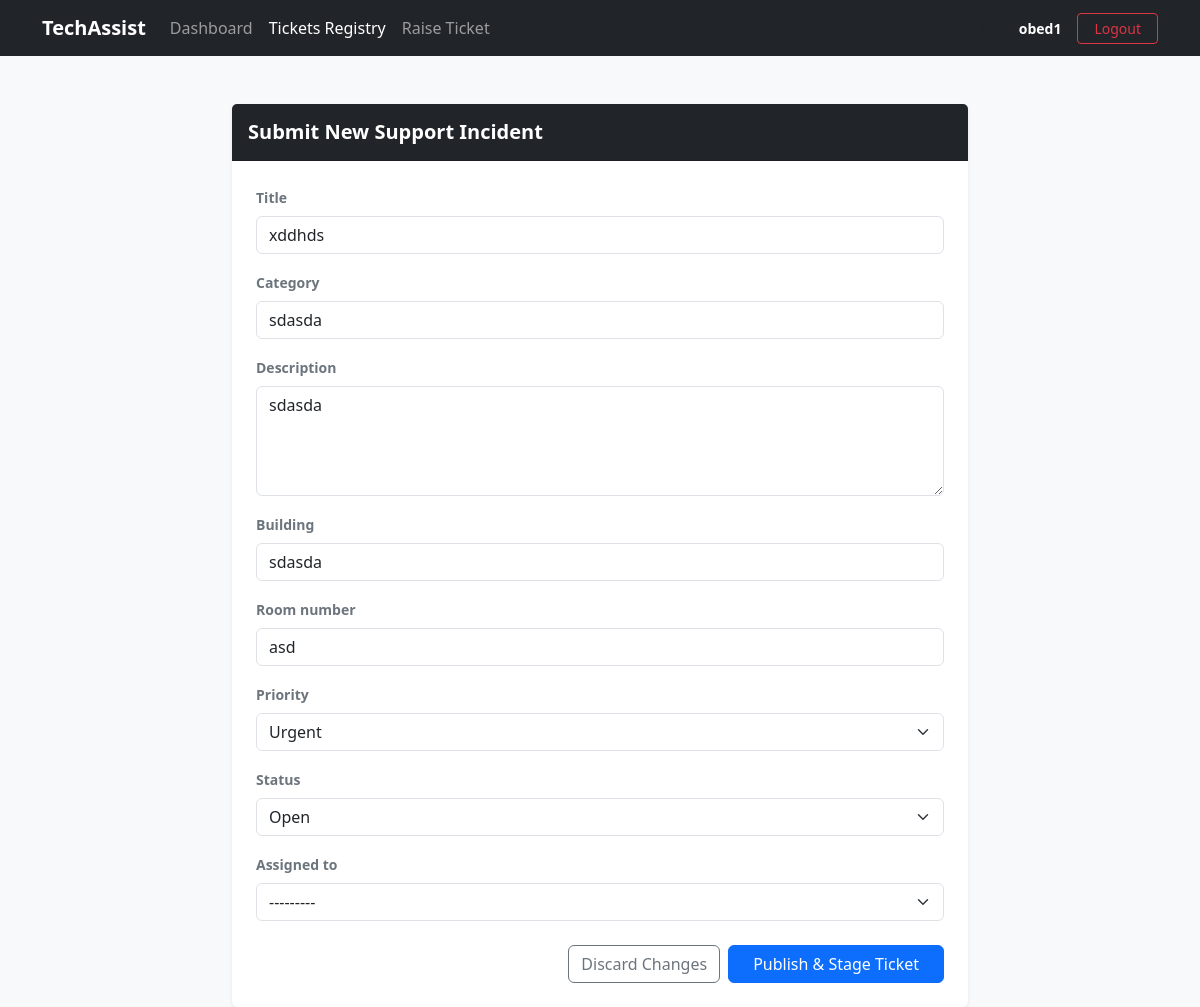
Screenshot of /tickets/2/edit/ (signed in) with the database file from the repository.
### tickets/models.py (models this page shows, shortened)
class Ticket(models.Model):
    STATUS_CHOICES = [
        ('OPEN', 'Open'),
        ('IN_PROGRESS', 'In Progress'),
        ('PENDING', 'Pending'),
        ('RESOLVED', 'Resolved'),
        ('CLOSED', 'Closed'),
    ]
    PRIORITY_CHOICES = [
        ('LOW', 'Low'),
        ('MEDIUM', 'Medium'),
        ('HIGH', 'High'),
        ('URGENT', 'Urgent'),
    ]
    title = models.CharField(max_length=250)
    description = models.TextField()
    category = models.CharField(max_length=100)  # Hardware, Network, Software etc.
    building = models.CharField(max_length=100)
    room_number = models.CharField(max_length=50)
    priority = models.CharField(max_length=10, choices=PRIORITY_CHOICES, default='MEDIUM')
    status = models.CharField(max_length=20, choices=STATUS_CHOICES, default='OPEN')
    created_by = models.ForeignKey(User, on_delete=models.CASCADE, related_name='tickets_created')
    assigned_to = models.ForeignKey(User, on_delete=models.SET_NULL, null=True, blank=True, related_name='tickets_assigned')
    created_at = models.DateTimeField(auto_now_add=True)
    updated_at = models.DateTimeField(auto_now=True)

### tickets/views.py (the view)
# urls.py: path('tickets/<int:pk>/edit/', TicketUpdateView.as_view(), name='ticket-update'),
class TicketUpdateView(LoginRequiredMixin, UpdateView):
    model = Ticket
    fields = ['title', 'category', 'description', 'building', 'room_number', 'priority', 'status', 'assigned_to']
    template_name = 'tickets/ticket_form.html'
    success_url = reverse_lazy('ticket-list')

### templates/tickets/ticket_form.html (shortened to what this page needs)
{% extends 'base.html' %}
{% load widget_tweaks %}
{% block content %}
<div class="row justify-content-center">
    <div class="col-md-8">
        <div class="card shadow-sm border-0">
            <div class="card-header bg-dark text-white py-3">
                <h5 class="mb-0 fw-bold">Submit New Support Incident</h5>
            </div>
            <div class="card-body p-4">
                <form method="post" novalidate>
                    {% for field in form %}
                        <div class="mb-3">
                            <label class="form-label fw-bold text-secondary small">{{ field.label }}</label>
                            {% if field.field.widget.input_type == "select" %}
                                {% render_field field class="form-select" %}
                            {% elif field.label == "Description" %}
                                {% render_field field class="form-control" rows="4" placeholder="Describe the hardware, network, or software error in detail..." %}
                            {% elif field.label == "Building" %}
                                {% render_field field id="id_building" class="form-control" placeholder="Input parameters accurately..." %}
                            {% elif field.label == "Room number" or field.label == "Room Number" %}
                                {% render_field field id="id_room_number" class="form-control" placeholder="Input parameters accurately..." %}
                            {% else %}
                                {% render_field field class="form-control" placeholder="Input parameters accurately..." %}
                            {% endif %}
                        </div>
                    {% endfor %}
                    <div class="d-flex justify-content-end gap-2 mt-4">
                        <a href="{% url 'ticket-list' %}" class="btn btn-outline-secondary">Discard Changes</a>
                        <button type="submit" class="btn btn-primary px-4">Publish & Stage Ticket</button>
                    </div>
                </form>
            </div>
        </div>
    </div>
</div>
{% endblock %}

### templates/base.html (shortened to what this page needs)
{% load static %}
{% load pwa %}
<!DOCTYPE html>
<html lang="en">
<head>
    <link href="https://cdn.jsdelivr.net/npm/bootstrap@5.3.3/dist/css/bootstrap.min.css" rel="stylesheet">
</head>
<body class="bg-light">
    {% if not block.super and not hide_navbar_block %}
        {% block navbar %}
        <nav class="navbar navbar-expand-lg navbar-dark bg-dark mb-5">
            <div class="container">
                <a class="navbar-brand fw-bold" href="{% url 'home' %}">TechAssist</a>
                <div class="collapse navbar-collapse" id="navbarNav">
                    <ul class="navbar-nav me-auto">
                        <li class="nav-item">
                            <a class="nav-link" href="{% url 'home' %}">Dashboard</a>
                        </li>
                        <li class="nav-item">
                            <a class="nav-link" href="{% url 'ticket-list' %}">Tickets Registry</a>
                        </li>
                        <li class="nav-item">
                            <a class="nav-link" href="{% url 'ticket-create' %}">Raise Ticket</a>
                        </li>
                    </ul>
                    <div class="d-flex align-items-center text-white">
                        {% if user.is_authenticated %}
                            <span class="me-3 small text-muted">User: <strong class="text-white">{{ user.username }}</strong></span>
                            <a href="{% url 'account_logout' %}" class="btn btn-sm btn-outline-danger px-3">Logout</a>
                        {% else %}
                            <a href="{% url 'account_login' %}" class="btn btn-sm btn-primary px-3">Login</a>
                        {% endif %}
                    </div>
                </div>
            </div>
        </nav>
        {% endblock navbar %}
    {% endif %}
    <main class="container">
        {% block content %}
        {% endblock %}
    </main>
</body>
</html>

### rows the page displays
Ticket: title "xddhds" "sdasda", description "sdasda", building "sdasda", room_number "asd", priority "Urgent" "Open" "---------"

### other values shown
{{ user.username }} "obed1"
{{ field.label }} "Title" "Category" "Description" "Building" "Room number" "Priority" "Status" "Assigned to"
